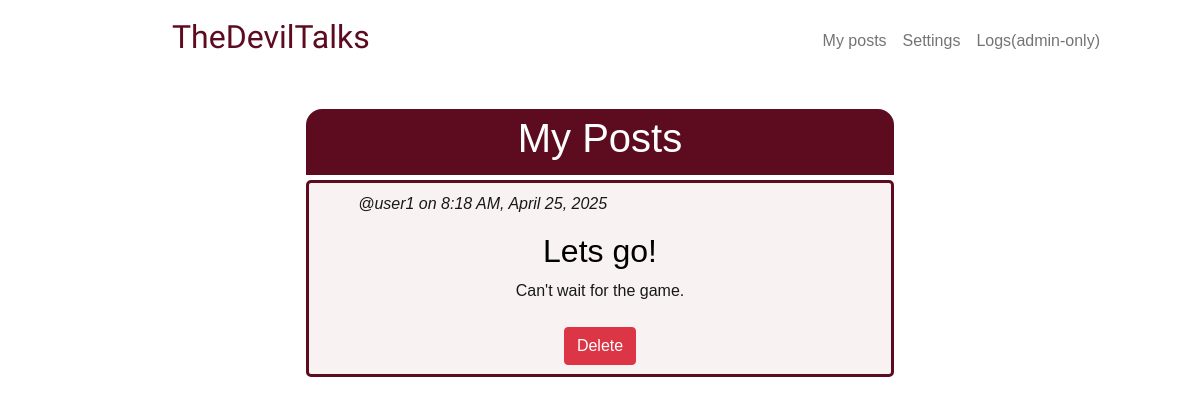
Page /my-posts (signed in) on the committed database.
### tables this page shows
CREATE TABLE posts (
    id INTEGER PRIMARY KEY AUTOINCREMENT NOT NULL,
    user_id INTEGER NOT NULL,
    title TEXT NOT NULL, 
    content TEXT NOT NULL,
    time_stamp DATETIME DEFAULT CURRENT_TIMESTAMP,
    FOREIGN KEY (user_id) REFERENCES users(id) ON DELETE RESTRICT
);

CREATE TABLE users (
    id INTEGER PRIMARY KEY AUTOINCREMENT NOT NULL,
    username TEXT UNIQUE NOT NULL,
    hashed_password TEXT NOT NULL,
    joined_at DATETIME NOT NULL DEFAULT CURRENT_TIMESTAMP,
    is_admin BOOLEAN DEFAULT FALSE
);

### app.py (the view)
@app.route("/my-posts", methods=["GET", "POST"])
@login_required
def my_posts():
    fetch_query = """
        WITH user_posts AS (
            SELECT
                posts.id,
                posts.title,
                posts.content,
                posts.time_stamp,
                users.username
            FROM posts
            JOIN users ON posts.user_id = users.id
            WHERE posts.user_id = ?
        )
        SELECT *
        FROM user_posts
        ORDER BY time_stamp DESC;
    """
    if request.method == "POST":
        post_id = request.form.get("post_id")
        db.execute("DELETE FROM posts WHERE id = ? AND user_id = ? ", post_id, session["user_id"])
        user_posts = db.execute(fetch_query, session["user_id"])
        return render_template("my_posts.html", user_posts=user_posts)
    user_posts = db.execute(fetch_query, session["user_id"])
    return render_template("my_posts.html",  user_posts=user_posts)

### app.py (called while the page is built)
def login_required(f):
    @wraps(f)
    def decorated_function(*args, **kwargs):
        if session.get("user_id") is None:
            return redirect("/login")
        return f(*args, **kwargs)
    return decorated_function

@app.template_filter("format_datetime")
def format_datetime(date_time):
    try:
        parsed_date_time = datetime.strptime(date_time, "%Y-%m-%d %H:%M:%S")
        if platform.system() == "Windows":
            format = "%#I:%M %p, %B %d, %Y" # Hashtag instead of '-'
        else:
            format = "%-I:%M %p, %B %d, %Y" # UNIX OS: '-' instead of Hashtag
        return parsed_date_time.strftime(format)
    except Exception:
        return date_time

### templates/my_posts.html (shortened to what this page needs)
{% extends "layout.html" %}
{% block main %}
    <div class="others-post-header">
        <h1> My Posts </h1>
    </div>
    <div>
        {% for post in user_posts %}
            <div class="others-post-container">
                <div class="row">
                    <div class="column left">
                        <p> <i>@{{ post["username"] }} on {{ post["time_stamp"] | format_datetime }}</i></p>
                    </div>
                </div>
                <h2> {{ post["title"] }} </h2>
                <p> {{ post["content"] }} </p>
                <form action="/my-posts" method="post" onsubmit="return confirm('Are you sure you want to delete the post?');">
                    <button type="submit" class="btn btn-danger mt-2">Delete</button>
                </form>
            </div>
        {% endfor %}
    </div>
{% endblock %}

### static/styles.css (style rules this page uses)
h1 { font-size: 40px; }
p { color:rgba(0, 0, 0, 0.9) ; }
* { font-family: Verdana, Geneva, Tahoma, sans-serif; }
.others-post-header { background-color: rgb(93, 11, 31); color: rgb(255, 255, 255); margin: 35px 25% 0 25%; padding: 0.3rem; text-align: center; border-radius: 1rem 1rem 0 0; }
.others-post-container { background-color: rgba(128, 0, 0, 0.05); border: solid; border-width: 3px; border-color: rgb(93, 11, 31); color: rgb(0, 0, 0); margin: 5px 25% 20px 25%; padding: 0.6rem; text-align: center; border-radius: 5px; }
.row { display: flex !important; }
.column { float: left; }
.left { width: 60% !important; }

### rows in the picture
posts: username "user1", time_stamp "8:18 AM, April 25, 2025", title "Lets go!", content "Can't wait for the game."
